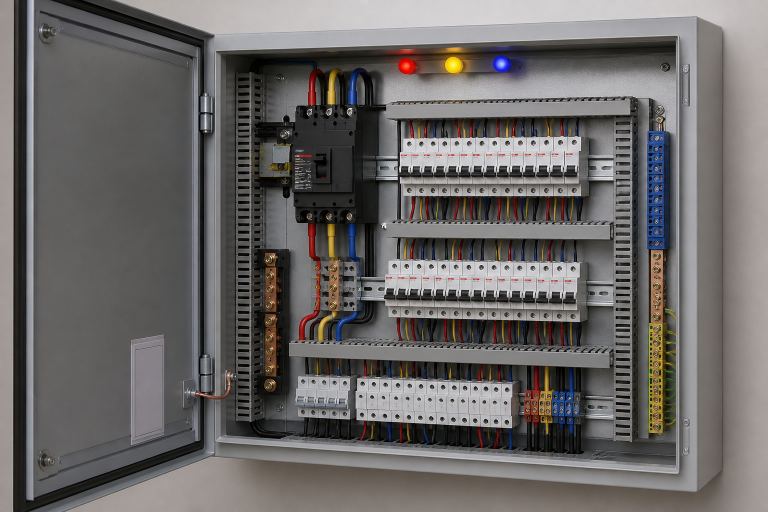
#> input picture renderer/devices/cabinet-render-reference.png, 1536 x 1024 px (shown at 1/2 size)
$ python -i render_photoreal.py   (imports and definitions only)
#> lines starting #> are read from the running program, lines starting #| are printed output that depends on the picture
#> further down, picture is the input picture: PIL image 1536x1024 RGB; mean R, G, B 107.2, 104.1, 102.9
#!/usr/bin/env python3
"""
Post-processing photoreal cho render tu dien — mo phong phong cach catalog 3D / AI.

Cong cu tham chieu anh nguoi dung:
- AI image generation (Midjourney / DALL-E / Cursor) cho vo tu + thiet bi
- Python Pillow composite (khong can Blender/V-Ray trong plugin)
"""

import os
from typing import List, Optional, Sequence, Tuple

from PIL import Image, ImageDraw, ImageEnhance, ImageFilter, ImageChops

from render_cabinet import SCRIPT_DIR, remove_white_background

# Vo tu AI (1536x1024) — vung lap thiet bi ben trong
SHELL_FILES = (
    "cabinet_shell_template.png",
    "electrical-panel-interior-realistic.png",
    "cabinet-render-reference.png",
)
SHELL_SIZE = (1536, 1024)
# left, top, right, bottom — vung DIN ben trong vo tu
INNER_RECT = (300, 155, 1120, 830)
# Den bao pha tren canh cua (trong anh shell)
DOOR_LIGHTS_RECT = (1140, 200, 1490, 380)


# [103 lines left out: functions find_shell_template, paste_device_with_shadow, add_emissive_glow, draw_duct_wires, apply_ambient_occlusion, not called in this run]


def apply_studio_post(img: Image.Image) -> Image.Image:
    """Color grade + vignette nhe — giong anh studio catalog."""
    img = ImageEnhance.Contrast(img).enhance(1.06)
    img = ImageEnhance.Color(img).enhance(1.04)
    img = ImageEnhance.Sharpness(img).enhance(1.12)

    w, h = img.size
#> w = 1536; h = 1024
    vignette = Image.new("L", (w, h), 0)
#> vignette: PIL image 1536x1024 L; every value is 0
    vd = ImageDraw.Draw(vignette)
    vd.ellipse([-w * 0.08, -h * 0.08, w * 1.08, h * 1.08], fill=220)
    vignette = vignette.filter(ImageFilter.GaussianBlur(max(w, h) // 8))
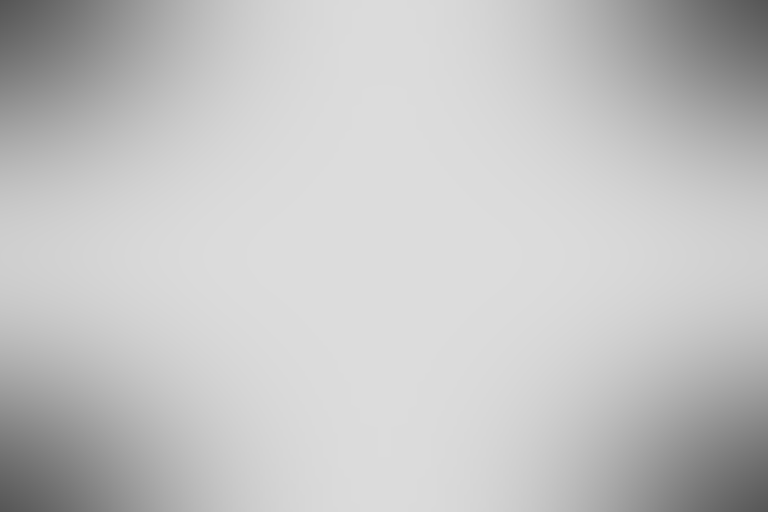
#> vignette: PIL image 1536x1024 L (shown at 1/2 size); min 85, max 220, mean 196.3
    dark = Image.new("RGB", (w, h), (18, 20, 24))
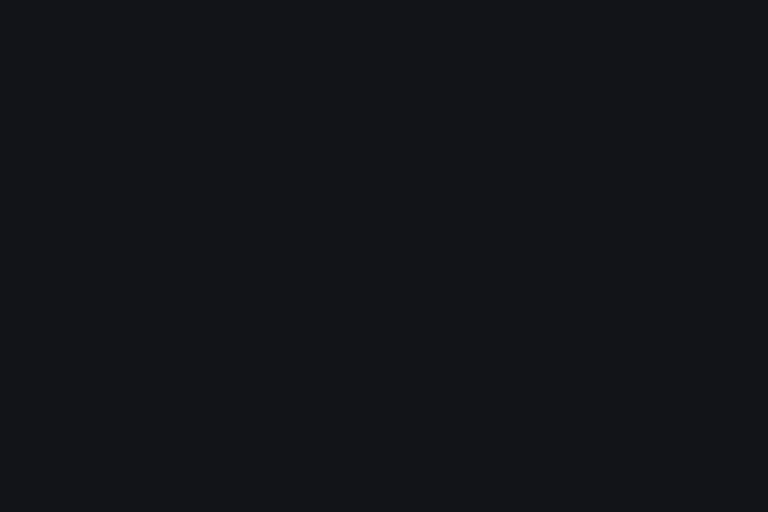
#> dark: PIL image 1536x1024 RGB (shown at 1/2 size); mean R, G, B 18, 20, 24
    return Image.composite(img, dark, vignette)
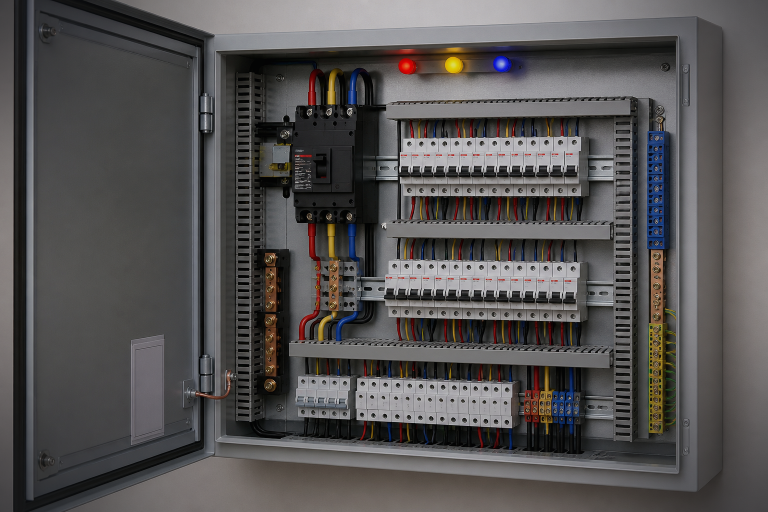
#> returned value: PIL image 1536x1024 RGB (shown at 1/2 size); mean R, G, B 85.3, 83, 82.8


# [59 lines left out: functions composite_on_shell, door_light_centers_from_layout, not called in this run]

>>> from PIL import Image
>>> picture = Image.open('devices/cabinet-render-reference.png')
>>> result = apply_studio_post(picture)

$ run again, on renderer/devices/device_busbar_3phase.png
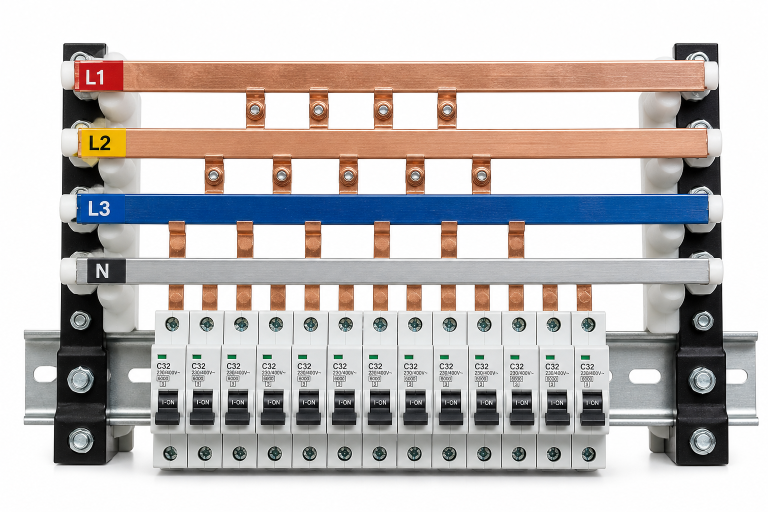
#> input picture renderer/devices/device_busbar_3phase.png, 1536 x 1024 px (shown at 1/2 size)
#> picture is the input picture: PIL image 1536x1024 RGB; mean R, G, B 192.5, 187.7, 186.3
#> in apply_studio_post, `return Image.composite(img, dark, vignette)`:
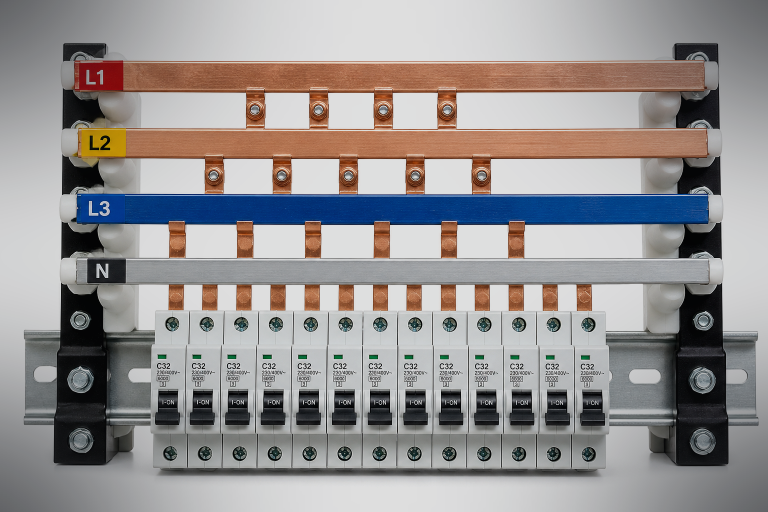
#> returned value: PIL image 1536x1024 RGB (shown at 1/2 size); mean R, G, B 150.3, 146.4, 146.1
